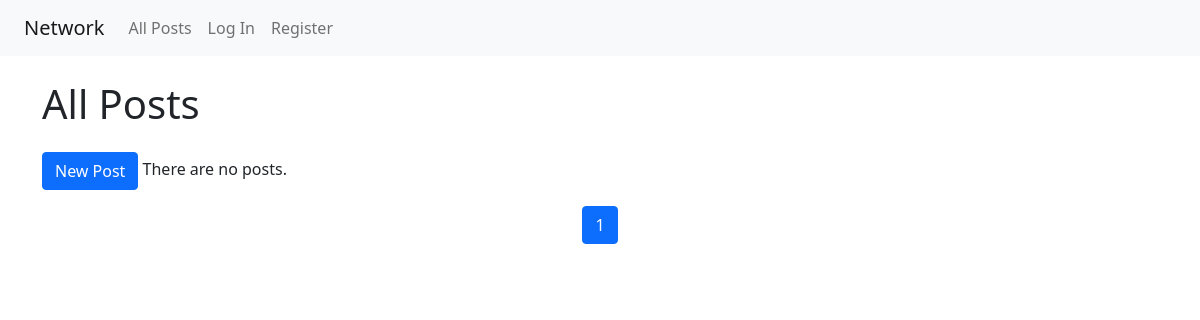
Before: / with the older database file.
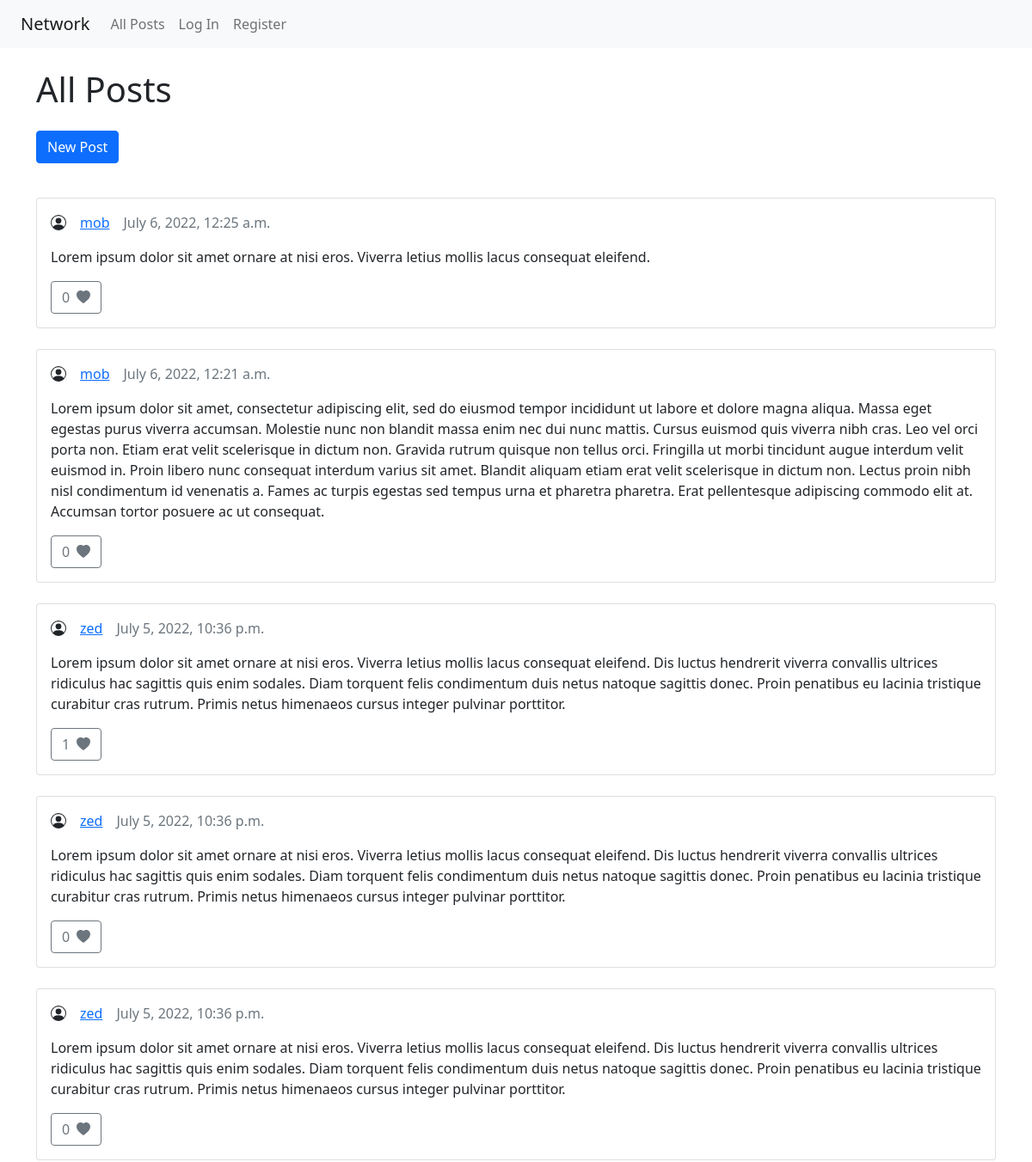
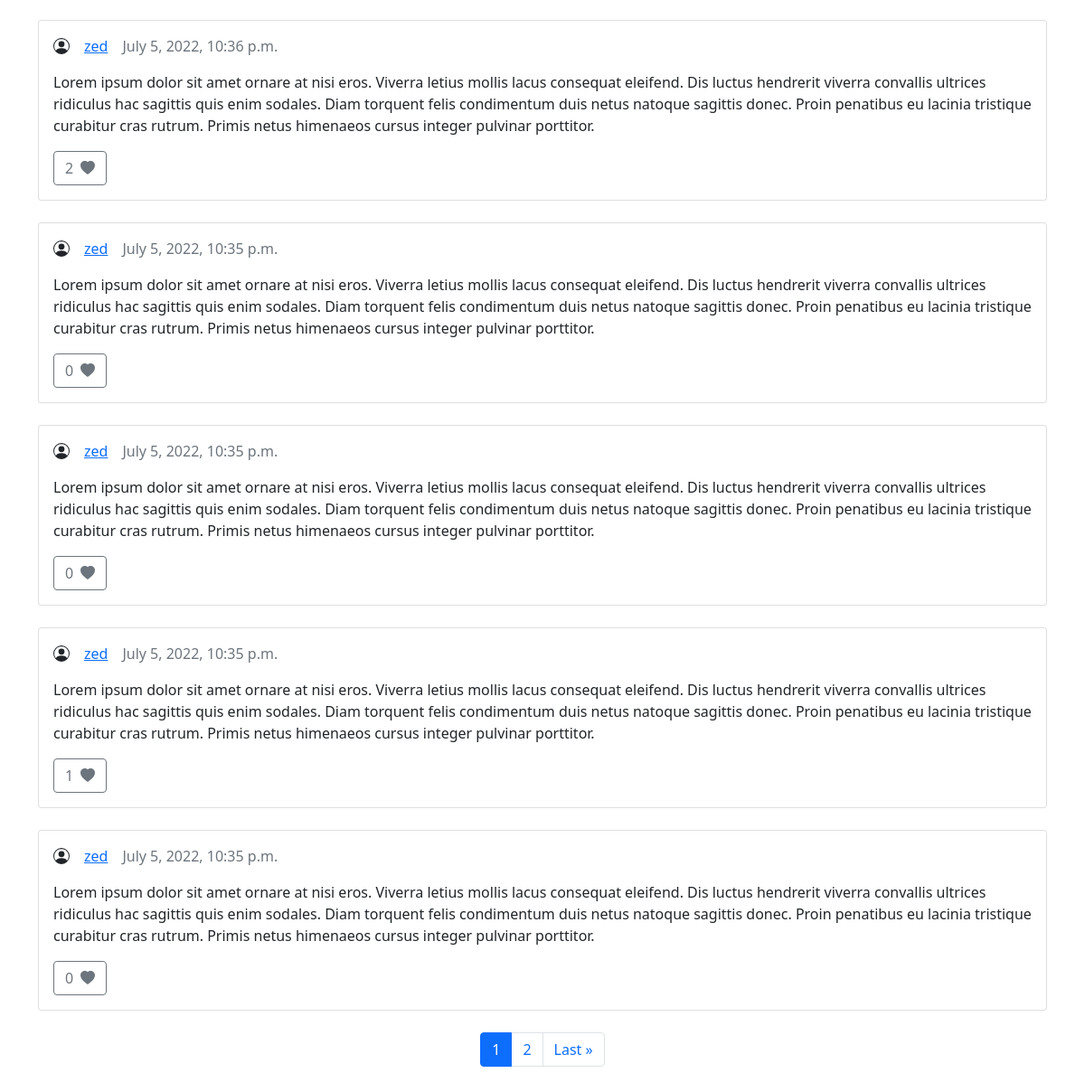
After: the same page with the newer database file (2 pictures, top to bottom).
### network/models.py (models this page shows)
class Post(models.Model):
    author = models.ForeignKey(User, on_delete=models.CASCADE)
    text = models.TextField()
    timestamp = models.DateTimeField(auto_now_add=True)
    likes = models.ManyToManyField(User, blank=True, related_name="liked_posts")
    class Meta:
        ordering = ["-timestamp"]

class User(AbstractUser):
    following = models.ManyToManyField(
        "self",
        blank=True,
        related_name="followers",
        symmetrical=False
    )

### network/views.py (the view)
# urls.py: path("", views.index, name="index"),
def index(request):
    posts = Post.objects.all()
    page_obj = paginate(request, posts)
    return render(request, "network/index.html", {
        "posts": page_obj
    })

### network/views.py (called while the page is built)
def paginate(request: HttpRequest, posts):
    paginator = Paginator(posts, 10)
    page_number = request.GET.get('page')
    return paginator.get_page(page_number)

### network/templates/network/index.html (shortened to what this page needs)
{% extends "network/layout.html" %}
{% load static %}
{% block body %}
    <h1>All Posts</h1>
    <a class="btn btn-primary my-3" href="{% url 'new-post' %}" role="button">New Post</a>
    {% include 'network/posts.html' %}
{% endblock %}

### network/templates/network/layout.html (shortened to what this page needs)
{% load static %}
<!DOCTYPE html>
<html lang="en">
    <head>
        <link href="https://cdn.jsdelivr.net/npm/bootstrap@5.1.3/dist/css/bootstrap.min.css" rel="stylesheet"
>
        <link href="{% static 'network/styles.css' %}" rel="stylesheet">
    </head>
    <body>
        <nav class="px-4 navbar navbar-expand-lg navbar-light bg-light">
            <a class="navbar-brand" href="{% url 'index' %}">Network</a>
            <div>
              <ul class="navbar-nav mr-auto">
                <li class="nav-item">
                  <a class="nav-link" href="{% url 'index' %}">All Posts</a>
                </li>
                {% if user.is_authenticated %}
                    <li class="nav-item">
                        <a class="nav-link" href="{% url 'following' %}">Following</a>
                    </li>
                    <li class="nav-item">
                        <a class="nav-link" href="{% url 'logout' %}">Log Out</a>
                    </li>
                {% else %}
                    <li class="nav-item">
                        <a class="nav-link" href="{% url 'login' %}">Log In</a>
                    </li>
                    <li class="nav-item">
                        <a class="nav-link" href="{% url 'register' %}">Register</a>
                    </li>
                {% endif %}
              </ul>
            </div>
          </nav>
        <div class="body container py-4">
            {% block body %}
            {% endblock %}
        </div>
    </body>
</html>

### network/templates/network/posts.html (shortened to what this page needs)
{% for post in posts %}
  <article data-post-id="{{ post.id }}" class="card my-4">
    <div class="card-body">
      <div class="d-flex gap-3 mb-3 align-items-center">
        <a href="{% url 'profile' post.author.id %}" class="link-primary">{{ post.author }}</a>
        <div class="text-muted">{{ post.timestamp }}</div>
      </div>
      <div class="post-content">
        <p>{{ post.text }}</p>
        <button type="button"
          class="btn-{% if user in post.likes.all %}danger{% else %}outline-secondary{% endif %} like-btn btn d-inline-flex
          align-items-center gap-2">
          <div class="like-count">{{ post.likes.count }}</div>
          <svg xmlns="http://www.w3.org/2000/svg" width="16" height="16" fill="currentColor" class="bi bi-heart-fill"
            viewBox="0 0 16 16">
            <path fill-rule="evenodd" d="M8 1.314C12.438-3.248 23.534 4.735 8 15-7.534 4.736 3.562-3.248 8 1.314z" />
          </svg>
        </button>
      </div>
    </div>
  </article>
{% empty %}
  There are no posts.
{% endfor %}
<nav aria-label="Page navigation example">
  <ul class="pagination justify-content-center">
    <li class="page-item active" aria-current="page">
      <span class="page-link">{{ posts.number }}</span>
    </li>
    {% if posts.has_next %}
      <li class="page-item">
        <a class="page-link" href="?page={{ posts.next_page_number }}">
          {{ posts.next_page_number }}
        </a>
      </li>
      <li class="page-item">
        <a class="page-link" href="?page={{ posts.paginator.num_pages }}">
          Last &raquo;
        </a>
      </li>
    {% endif %}
  </ul>
</nav>

Changed rows visible on the page:
added Post: author "mob", timestamp "July 6, 2022, 12:25 a.m.", text "Lorem ipsum dolor sit amet ornare at nisi eros. Viverra letius mollis lacus consequat eleifend.", likes.count "0"
added Post: author "mob", timestamp "July 6, 2022, 12:21 a.m.", text "Lorem ipsum dolor sit amet, consectetur adipiscing elit, sed do eiusmod tempor incididunt ut labore et dolore magna aliqua. Massa eget egestas purus viverra accumsan. Molestie nunc non blandit massa enim nec dui nunc mattis. Cursus euismod quis viverra nibh cras. Leo vel orci porta non. Etiam erat velit scelerisque in dictum non. Gravida rutrum quisque non tellus orci. Fringilla ut morbi tincidunt augue interdum velit euismod in. Proin libero nunc consequat interdum varius sit amet. Blandit aliquam etiam erat velit scelerisque in dictum non. Lectus proin nibh nisl condimentum id venenatis a. Fames ac turpis egestas sed tempus urna et pharetra pharetra. Erat pellentesque adipiscing commodo…", likes.count "0"
added Post: author "zed", timestamp "July 5, 2022, 10:36 p.m.", text "Lorem ipsum dolor sit amet ornare at nisi eros. Viverra letius mollis lacus consequat eleifend. Dis luctus hendrerit viverra convallis ultrices ridiculus hac sagittis quis enim sodales. Diam torquent felis condimentum duis netus natoque sagittis donec. Proin penatibus eu lacinia tristique curabitur cras rutrum. Primis netus himenaeos cursus integer pulvinar porttitor.", likes.count "1"
added Post: author "zed", timestamp "July 5, 2022, 10:36 p.m.", text "Lorem ipsum dolor sit amet ornare at nisi eros. Viverra letius mollis lacus consequat eleifend. Dis luctus hendrerit viverra convallis ultrices ridiculus hac sagittis quis enim sodales. Diam torquent felis condimentum duis netus natoque sagittis donec. Proin penatibus eu lacinia tristique curabitur cras rutrum. Primis netus himenaeos cursus integer pulvinar porttitor.", likes.count "0"
added Post: author "zed", timestamp "July 5, 2022, 10:36 p.m.", text "Lorem ipsum dolor sit amet ornare at nisi eros. Viverra letius mollis lacus consequat eleifend. Dis luctus hendrerit viverra convallis ultrices ridiculus hac sagittis quis enim sodales. Diam torquent felis condimentum duis netus natoque sagittis donec. Proin penatibus eu lacinia tristique curabitur cras rutrum. Primis netus himenaeos cursus integer pulvinar porttitor.", likes.count "0"
added Post: author "zed", timestamp "July 5, 2022, 10:36 p.m.", text "Lorem ipsum dolor sit amet ornare at nisi eros. Viverra letius mollis lacus consequat eleifend. Dis luctus hendrerit viverra convallis ultrices ridiculus hac sagittis quis enim sodales. Diam torquent felis condimentum duis netus natoque sagittis donec. Proin penatibus eu lacinia tristique curabitur cras rutrum. Primis netus himenaeos cursus integer pulvinar porttitor.", likes.count "2"
added Post: author "zed", timestamp "July 5, 2022, 10:35 p.m.", text "Lorem ipsum dolor sit amet ornare at nisi eros. Viverra letius mollis lacus consequat eleifend. Dis luctus hendrerit viverra convallis ultrices ridiculus hac sagittis quis enim sodales. Diam torquent felis condimentum duis netus natoque sagittis donec. Proin penatibus eu lacinia tristique curabitur cras rutrum. Primis netus himenaeos cursus integer pulvinar porttitor.", likes.count "0"
added Post: author "zed", timestamp "July 5, 2022, 10:35 p.m.", text "Lorem ipsum dolor sit amet ornare at nisi eros. Viverra letius mollis lacus consequat eleifend. Dis luctus hendrerit viverra convallis ultrices ridiculus hac sagittis quis enim sodales. Diam torquent felis condimentum duis netus natoque sagittis donec. Proin penatibus eu lacinia tristique curabitur cras rutrum. Primis netus himenaeos cursus integer pulvinar porttitor.", likes.count "0"
added Post: author "zed", timestamp "July 5, 2022, 10:35 p.m.", text "Lorem ipsum dolor sit amet ornare at nisi eros. Viverra letius mollis lacus consequat eleifend. Dis luctus hendrerit viverra convallis ultrices ridiculus hac sagittis quis enim sodales. Diam torquent felis condimentum duis netus natoque sagittis donec. Proin penatibus eu lacinia tristique curabitur cras rutrum. Primis netus himenaeos cursus integer pulvinar porttitor.", likes.count "1"
added Post: author "zed", timestamp "July 5, 2022, 10:35 p.m.", text "Lorem ipsum dolor sit amet ornare at nisi eros. Viverra letius mollis lacus consequat eleifend. Dis luctus hendrerit viverra convallis ultrices ridiculus hac sagittis quis enim sodales. Diam torquent felis condimentum duis netus natoque sagittis donec. Proin penatibus eu lacinia tristique curabitur cras rutrum. Primis netus himenaeos cursus integer pulvinar porttitor.", likes.count "0"
Other visible differences:
{{ posts.next_page_number }}: (not shown) → "2"
text no longer shown: "There are no posts."
text now shown: "Last »"
